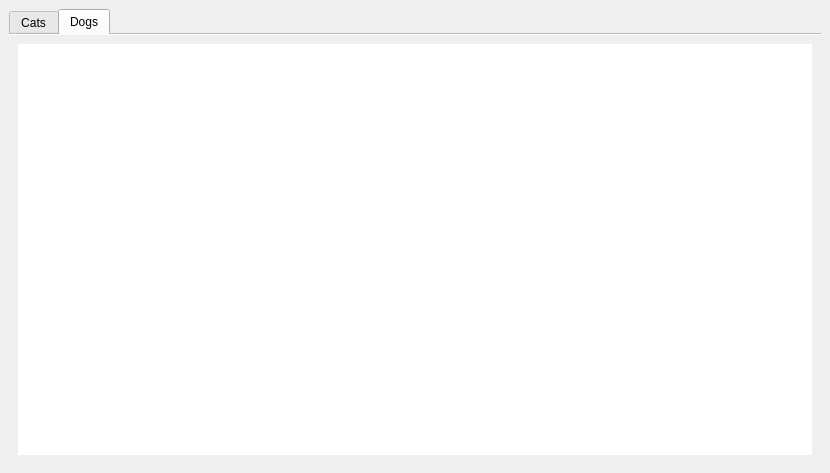
<?xml version="1.0" encoding="UTF-8"?>
<ui version="4.0">
 <class>MainWindow</class>
 <widget class="QMainWindow" name="MainWindow">
  <property name="geometry">
   <rect>
    <x>0</x>
    <y>0</y>
    <width>830</width>
    <height>473</height>
   </rect>
  </property>
  <property name="baseSize">
   <size>
    <width>0</width>
    <height>0</height>
   </size>
  </property>
  <property name="windowTitle">
   <string>MainWindow</string>
  </property>
  <property name="layoutDirection">
   <enum>Qt::LeftToRight</enum>
  </property>
  <property name="autoFillBackground">
   <bool>true</bool>
  </property>
  <property name="iconSize">
   <size>
    <width>32</width>
    <height>32</height>
   </size>
  </property>
  <property name="dockOptions">
   <set>QMainWindow::AllowTabbedDocks|QMainWindow::AnimatedDocks</set>
  </property>
  <widget class="QWidget" name="centralwidget">
   <property name="sizePolicy">
    <sizepolicy hsizetype="Expanding" vsizetype="Expanding">
     <horstretch>0</horstretch>
     <verstretch>0</verstretch>
    </sizepolicy>
   </property>
   <layout class="QVBoxLayout" name="verticalLayout" stretch="0">
    <property name="sizeConstraint">
     <enum>QLayout::SetDefaultConstraint</enum>
    </property>
    <item>
     <widget class="QTabWidget" name="tabWidget">
      <property name="enabled">
       <bool>true</bool>
      </property>
      <property name="sizePolicy">
       <sizepolicy hsizetype="Expanding" vsizetype="Expanding">
        <horstretch>0</horstretch>
        <verstretch>0</verstretch>
       </sizepolicy>
      </property>
      <property name="font">
       <font>
        <weight>50</weight>
        <italic>false</italic>
        <bold>false</bold>
        <underline>false</underline>
        <strikeout>false</strikeout>
        <kerning>true</kerning>
       </font>
      </property>
      <property name="layoutDirection">
       <enum>Qt::LeftToRight</enum>
      </property>
      <property name="autoFillBackground">
       <bool>true</bool>
      </property>
      <property name="currentIndex">
       <number>1</number>
      </property>
      <property name="elideMode">
       <enum>Qt::ElideLeft</enum>
      </property>
      <property name="usesScrollButtons">
       <bool>false</bool>
      </property>
      <property name="documentMode">
       <bool>true</bool>
      </property>
      <property name="tabsClosable">
       <bool>false</bool>
      </property>
      <property name="movable">
       <bool>false</bool>
      </property>
      <widget class="QWidget" name="tab">
       <property name="sizePolicy">
        <sizepolicy hsizetype="Expanding" vsizetype="Expanding">
         <horstretch>0</horstretch>
         <verstretch>0</verstretch>
        </sizepolicy>
       </property>
       <attribute name="title">
        <string>Cats</string>
       </attribute>
       <layout class="QVBoxLayout" name="verticalLayout_3">
        <item>
         <widget class="QListView" name="catView">
          <property name="enabled">
           <bool>true</bool>
          </property>
          <property name="frameShape">
           <enum>QFrame::NoFrame</enum>
          </property>
          <property name="frameShadow">
           <enum>QFrame::Plain</enum>
          </property>
         </widget>
        </item>
       </layout>
      </widget>
      <widget class="QWidget" name="tab_2">
       <attribute name="title">
        <string>Dogs</string>
       </attribute>
       <layout class="QVBoxLayout" name="verticalLayout_2">
        <item>
         <widget class="QListView" name="listView_2">
          <property name="enabled">
           <bool>true</bool>
          </property>
          <property name="frameShape">
           <enum>QFrame::NoFrame</enum>
          </property>
          <property name="frameShadow">
           <enum>QFrame::Plain</enum>
          </property>
         </widget>
        </item>
       </layout>
      </widget>
     </widget>
    </item>
   </layout>
  </widget>
  <widget class="QMenuBar" name="menubar">
   <property name="geometry">
    <rect>
     <x>0</x>
     <y>0</y>
     <width>830</width>
     <height>22</height>
    </rect>
   </property>
  </widget>
 </widget>
 <resources/>
 <connections/>
</ui>
